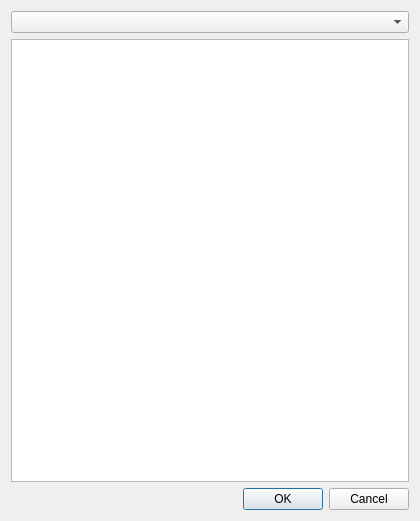
<?xml version="1.0" encoding="UTF-8"?>
<ui version="4.0">
 <class>ExportAsciiDialog</class>
 <widget class="QDialog" name="ExportAsciiDialog">
  <property name="geometry">
   <rect>
    <x>0</x>
    <y>0</y>
    <width>420</width>
    <height>521</height>
   </rect>
  </property>
  <property name="windowTitle">
   <string>Text Board</string>
  </property>
  <layout class="QVBoxLayout" name="verticalLayout">
   <item>
    <widget class="QComboBox" name="typeComboBox"/>
   </item>
   <item>
    <widget class="QPlainTextEdit" name="asciiTextEdit">
     <property name="font">
      <font>
       <family>Monospace</family>
      </font>
     </property>
    </widget>
   </item>
   <item>
    <widget class="QDialogButtonBox" name="buttonBox">
     <property name="orientation">
      <enum>Qt::Horizontal</enum>
     </property>
     <property name="standardButtons">
      <set>QDialogButtonBox::Cancel|QDialogButtonBox::Ok</set>
     </property>
    </widget>
   </item>
  </layout>
 </widget>
 <resources/>
 <connections>
  <connection>
   <sender>buttonBox</sender>
   <signal>accepted()</signal>
   <receiver>ExportAsciiDialog</receiver>
   <slot>accept()</slot>
   <hints>
    <hint type="sourcelabel">
     <x>248</x>
     <y>254</y>
    </hint>
    <hint type="destinationlabel">
     <x>157</x>
     <y>274</y>
    </hint>
   </hints>
  </connection>
  <connection>
   <sender>buttonBox</sender>
   <signal>rejected()</signal>
   <receiver>ExportAsciiDialog</receiver>
   <slot>reject()</slot>
   <hints>
    <hint type="sourcelabel">
     <x>316</x>
     <y>260</y>
    </hint>
    <hint type="destinationlabel">
     <x>286</x>
     <y>274</y>
    </hint>
   </hints>
  </connection>
 </connections>
</ui>
